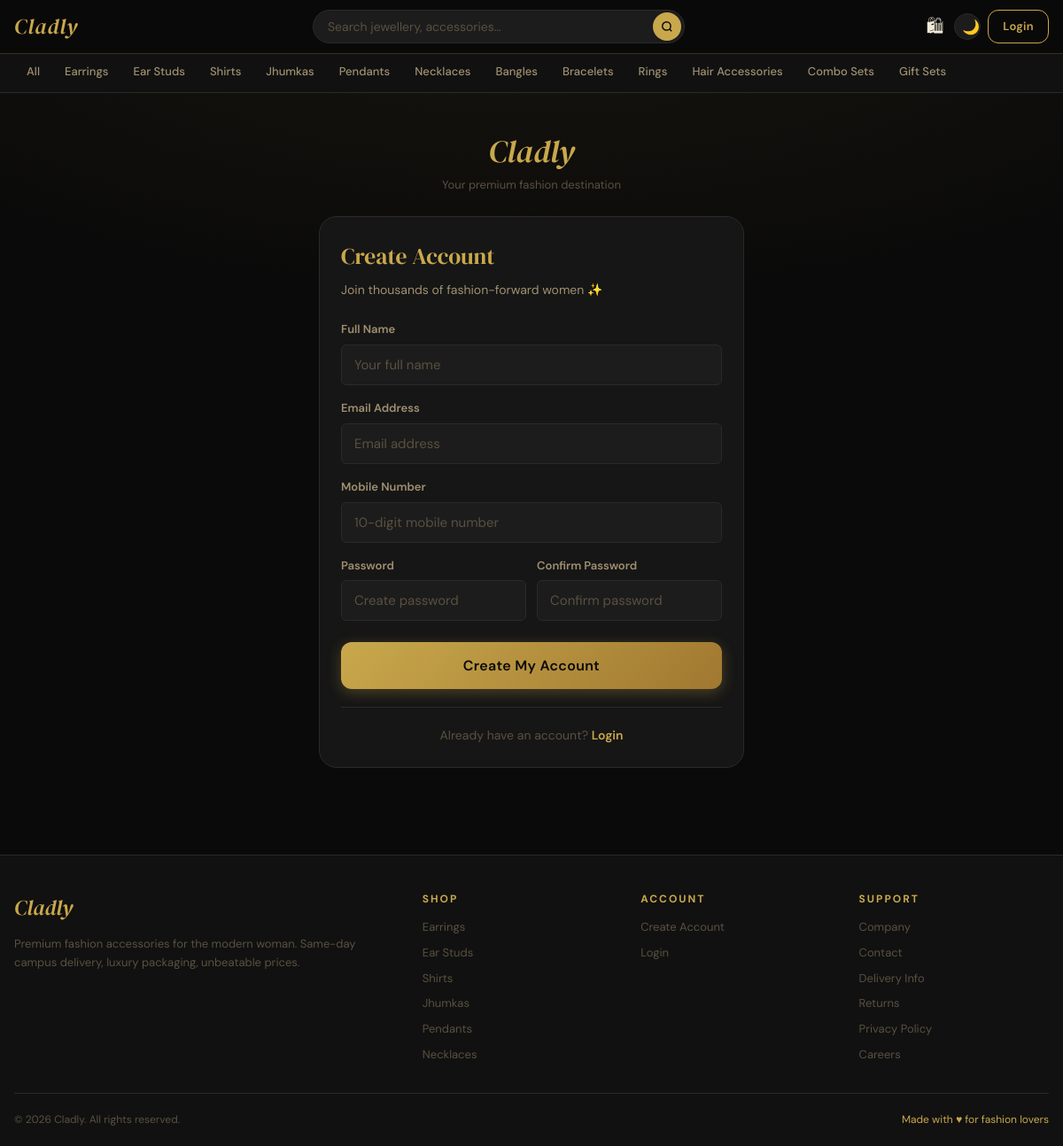
Before: /register/ with the older database file.
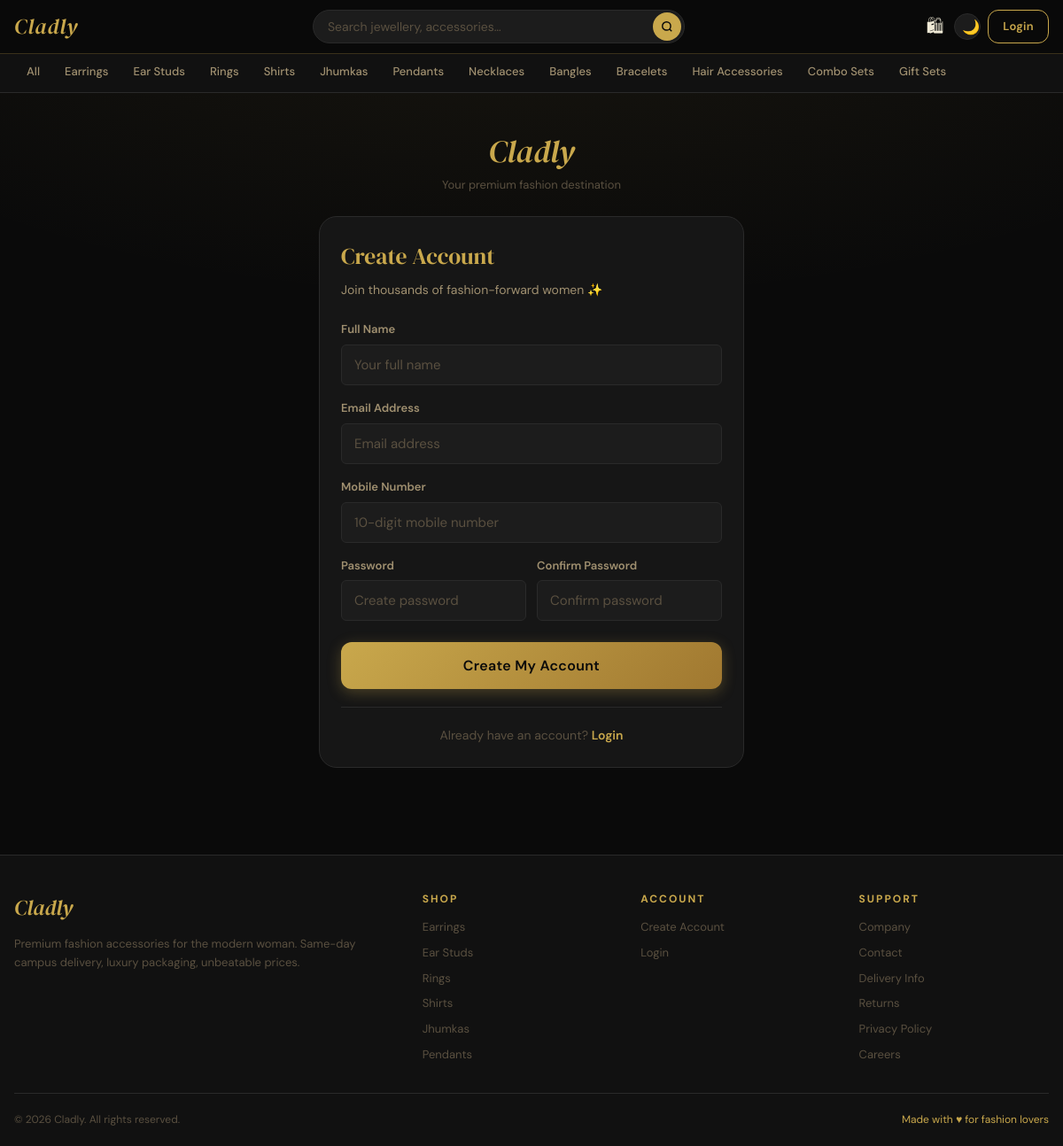
After: the same page with the newer database file.
### store/models.py (models this page shows, shortened)
class Category(models.Model):
    GENDER_CHOICES = [
        ('all', 'All'),
        ('girls', 'Girls'),
        ('boys', 'Boys'),
    ]
    name = models.CharField(max_length=100)
    slug = models.SlugField(unique=True)
    image = models.ImageField(upload_to='categories/', null=True, blank=True)
    description = models.TextField(blank=True)
    is_active = models.BooleanField(default=True)
    gender = models.CharField(max_length=10, choices=[('all','All'),('girls','Girls'),('boys','Boys')], default='girls')
    order = models.IntegerField(default=0)
    created_at = models.DateTimeField(auto_now_add=True)
    class Meta:
        verbose_name_plural = 'Categories'
        ordering = ['order', 'name']

### store/views.py (the view, shortened to what this page needs)
# urls.py: path('register/', views.register_view, name='register'),
def register_view(request):
    if request.user.is_authenticated:
        return redirect('home')
    form = RegistrationForm(request.POST or None)
    return render(request, 'store/auth/register.html', {'form': form})

### store/forms.py (shortened to what this page needs)
class RegistrationForm(forms.ModelForm):
    password = forms.CharField(widget=forms.PasswordInput(attrs={'placeholder': 'Create password', 'class': FORM_CTRL}))
    confirm_password = forms.CharField(widget=forms.PasswordInput(attrs={'placeholder': 'Confirm password', 'class': FORM_CTRL}))
    class Meta:
        model = User
        fields = ['full_name', 'email', 'mobile', 'password']
        widgets = {
            'full_name': forms.TextInput(attrs={'placeholder': 'Your full name', 'class': FORM_CTRL}),
            'email': forms.EmailInput(attrs={'placeholder': 'Email address', 'class': FORM_CTRL}),
            'mobile': forms.TextInput(attrs={'placeholder': '10-digit mobile number', 'class': FORM_CTRL}),
        }

### store/context_processors.py (called while the page is built)
def cart_wishlist_count(request):
    cart_count = 0
    wishlist_count = 0
    notif_count = 0
    if request.user.is_authenticated:
        cart_count = Cart.objects.filter(user=request.user).count()
        wishlist_count = Wishlist.objects.filter(user=request.user).count()
        notif_count = Notification.objects.filter(user=request.user, is_read=False).count()
    else:
        session_key = request.session.session_key
        if session_key:
            cart_count = Cart.objects.filter(session_key=session_key).count()
    return {
        'cart_count': cart_count,
        'wishlist_count': wishlist_count,
        'notif_count': notif_count,
    }

def categories_list(request):
    categories = Category.objects.filter(is_active=True).order_by('order', 'name')
    return {'nav_categories': categories}

### store/templates/store/auth/register.html (shortened to what this page needs)
{% extends 'base.html' %}
{% block content %}
<div class="auth-page">
  <div style="width:100%;max-width:480px;">
    <div class="auth-brand">
      <div class="auth-logo">Cladly</div>
      <div class="auth-tagline">Your premium fashion destination</div>
    </div>
    <div class="form-card">
      <div class="form-title">Create Account</div>
      <div class="form-sub">Join thousands of fashion-forward women ✨</div>
      <form method="post">
        <div class="form-group">
          <label class="form-label">Full Name</label>
          {{ form.full_name }}
        </div>
        <div class="form-group">
          <label class="form-label">Email Address</label>
          {{ form.email }}
        </div>
        <div class="form-group">
          <label class="form-label">Mobile Number</label>
          {{ form.mobile }}
        </div>
        <div class="form-row">
          <div class="form-group">
            <label class="form-label">Password</label>
            {{ form.password }}
          </div>
          <div class="form-group">
            <label class="form-label">Confirm Password</label>
            {{ form.confirm_password }}
          </div>
        </div>
        <button type="submit" class="btn btn-gold btn-full btn-lg" style="margin-top:8px;">Create My Account</button>
      </form>
      <hr class="form-divider">
      <p style="text-align:center;font-size:14px;color:var(--text-muted);">
        Already have an account? <a href="{% url 'login' %}" style="color:var(--gold);font-weight:600;">Login</a>
      </p>
    </div>
  </div>
</div>
{% endblock %}

### templates/base.html (shortened to what this page needs)
{% load static %}
<!DOCTYPE html>
<html lang="en">
<head>
  <link rel="stylesheet" href="{% static 'store/css/main.css' %}">
</head>
<body class="page-body">
<nav class="navbar">
  <div class="navbar-inner">
    <a href="{% url 'home' %}" class="nav-logo">Cladly</a>
    <div class="nav-search">
      <form action="{% url 'search' %}" method="get">
        <input type="text" id="search-input" name="q" placeholder="Search jewellery, accessories…"
               value="{{ request.GET.q }}" autocomplete="off">
        <button type="submit" class="nav-search-btn">
          <svg width="14" height="14" viewBox="0 0 24 24" fill="none" stroke="currentColor" stroke-width="2.5">
            <circle cx="11" cy="11" r="8"/><line x1="21" y1="21" x2="16.65" y2="16.65"/>
          </svg>
        </button>
      </form>
    </div>
    <div class="nav-actions">
      <a href="{% url 'cart' %}" class="nav-icon-btn nav-icon-desktop-only" title="Cart">
        🛍
      </a>
      <button type="button" class="nav-icon-btn theme-toggle-btn" id="cladly-theme-toggle" aria-label="Toggle dark/light mode">
        <span class="theme-icon-moon">🌙</span>
     </button>
     {% if user.is_authenticated %}
       <a href="{% url 'profile' %}" class="nav-icon-btn nav-icon-desktop-only" title="Profile">
      {% if user.profile_image %}
        <img src="{{ user.profile_image.url }}" style="width:28px;height:28px;border-radius:50%;object-fit:cover;border:1.5px solid var(--gold);">
        {% else %}
          <span style="width:28px;height:28px;background:var(--gold);border-radius:50%;display:flex;align-items:center;justify-content:center;color:var(--black);font-weight:700;font-size:12px;">{{ user.full_name|first|upper }}</span>
        {% endif %}
        </a>
      {% else %}
         <a href="{% url 'login' %}" class="btn btn-outline btn-sm nav-icon-desktop-only" style="margin-left:4px;">Login</a>
        {% endif %}
   </div>
  </div>
</nav>
<div class="category-nav">
  <div class="category-nav-inner">
    <a href="{% url 'product_list' %}" class="cat-nav-item {% if request.resolver_match.url_name == 'product_list' %}active{% endif %}">All</a>
    {% for cat in nav_categories %}
      <a href="{% url 'category_products' cat.slug %}"
         class="cat-nav-item {% if request.resolver_match.kwargs.slug == cat.slug %}active{% endif %}">
        {{ cat.name }}
      </a>
    {% endfor %}
  </div>
</div>
<main>
  {% block content %}{% endblock %}
</main>
<footer class="footer">
  <div class="footer-grid">
    <div class="footer-brand">
      <a href="{% url 'home' %}" class="footer-logo">Cladly</a>
      <p class="footer-tagline">Premium fashion accessories for the modern woman. Same-day campus delivery, luxury packaging, unbeatable prices.</p>
    </div>
    <div>
      <div class="footer-heading">Shop</div>
      <div class="footer-links">
        {% for cat in nav_categories|slice:":6" %}
          <a href="{% url 'category_products' cat.slug %}">{{ cat.name }}</a>
        {% endfor %}
      </div>
    </div>
    <div>
      <div class="footer-heading">Account</div>
      <div class="footer-links">
        {% if user.is_authenticated %}
          <a href="{% url 'profile' %}">My Profile</a>
          <a href="{% url 'my_orders' %}">My Orders</a>
          <a href="{% url 'wishlist' %}">Wishlist</a>
          <a href="{% url 'address_list' %}">Addresses</a>
          <a href="{% url 'logout' %}">Logout</a>
        {% else %}
          <a href="{% url 'register' %}">Create Account</a>
          <a href="{% url 'login' %}">Login</a>
        {% endif %}
      </div>
    </div>
    <div>
      <div class="footer-heading">Support</div>
      <div class="footer-links">
        <a href="{% url 'company' %}">Company</a>
        <a href="{% url 'contact' %}">Contact</a>
        <a href="#">Delivery Info</a>
        <a href="#">Returns</a>
      <a href="{% url 'privacypolicy' %}">Privacy Policy</a>
        <a href="{% url 'careers' %}">Careers</a>
      </div>
    </div>
  </div>
  <div class="footer-bottom">
    <span>© 2026 Cladly. All rights reserved.</span>
    <span style="color:var(--gold)">Made with ♥ for fashion lovers</span>
  </div>
</footer>
</body>
</html>

Changed rows visible on the page:
no longer on one of the page's lists (row unchanged): Category: name "Necklaces"
now on one of the page's lists (row edited): Category: name "Rings"
changed Category "Rings": moves up the list
